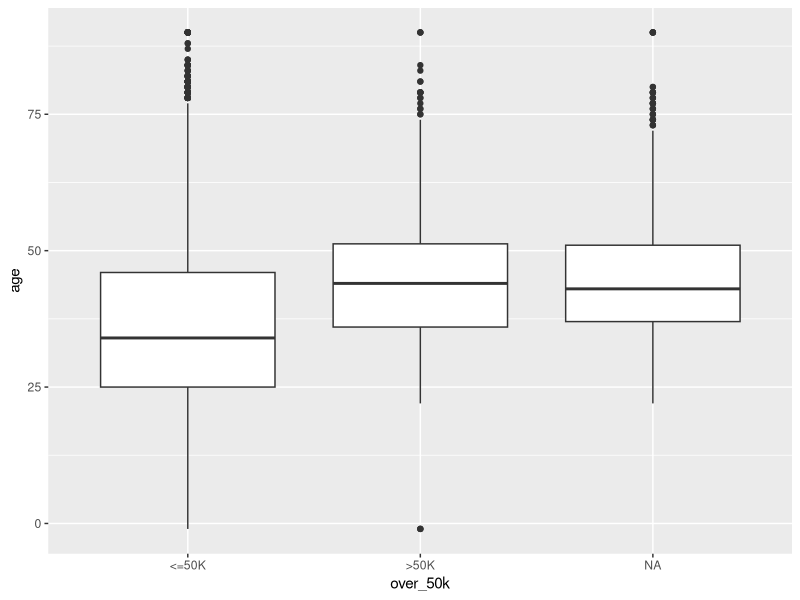
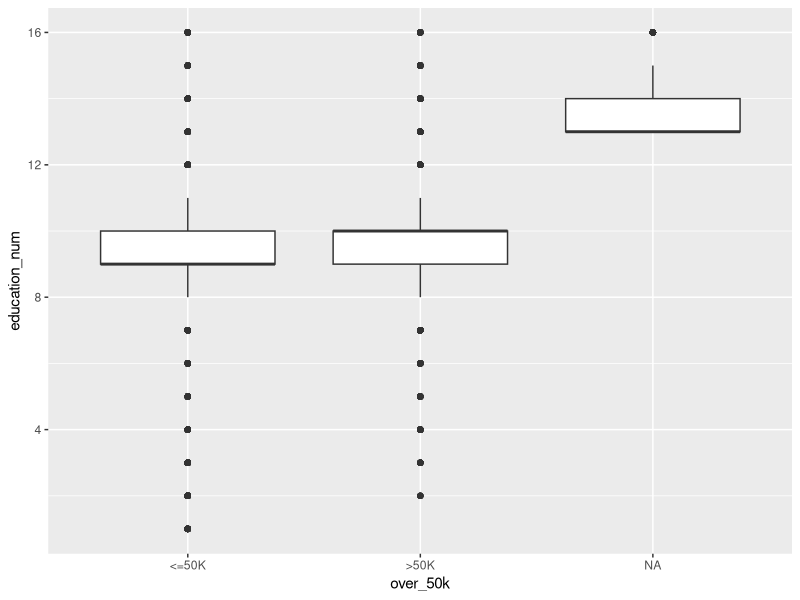
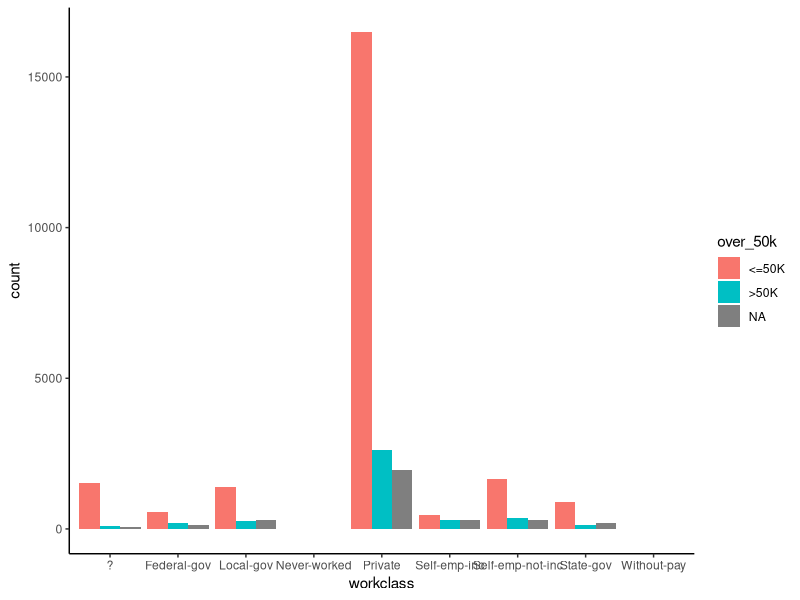
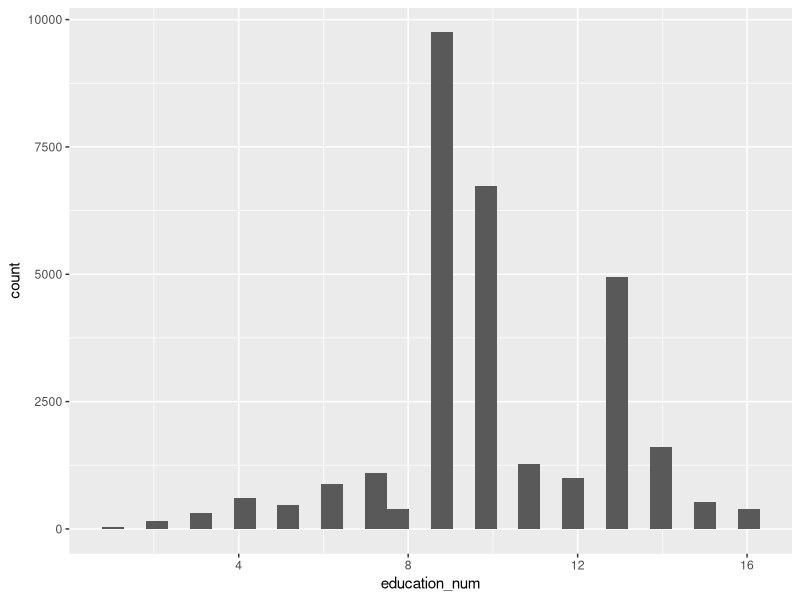
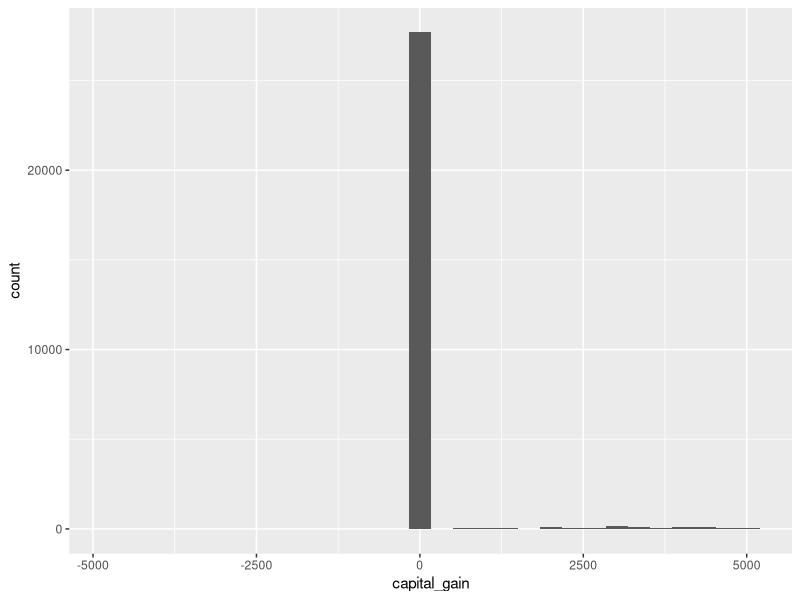
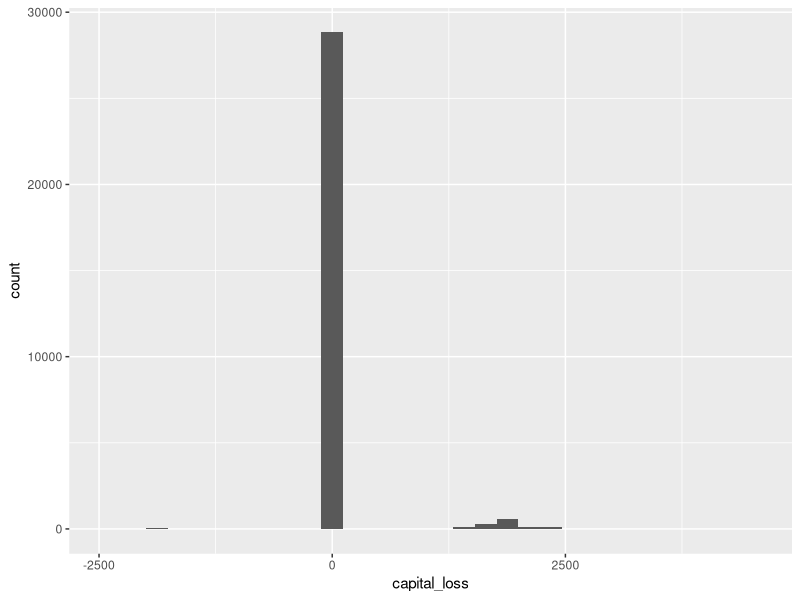
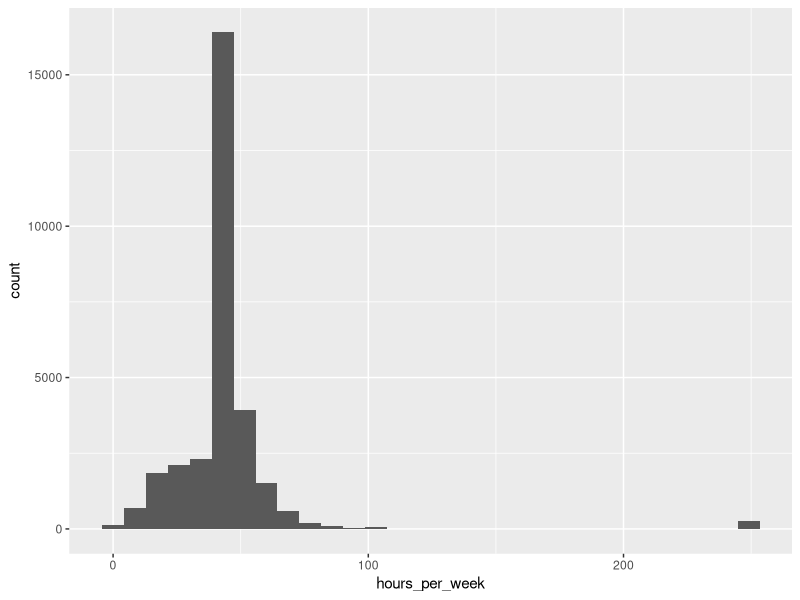
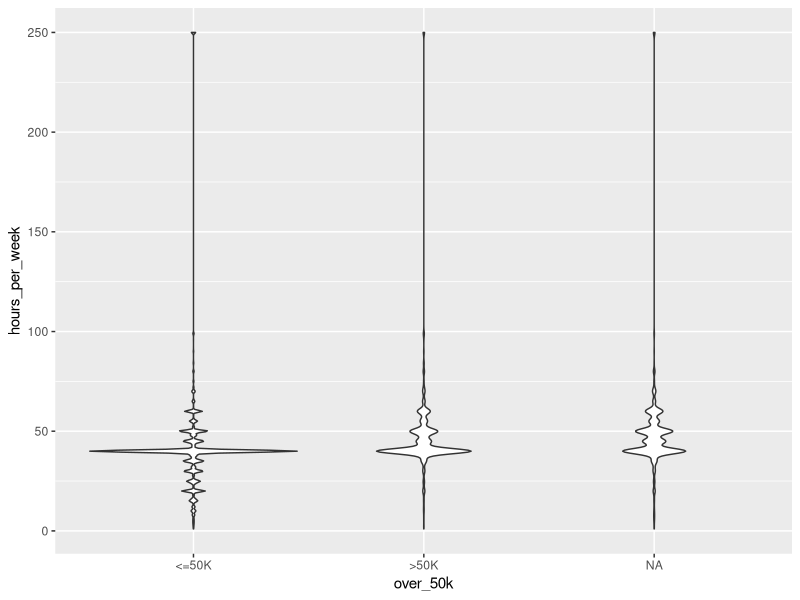

The R script that drew these images, in order:
rm(list = ls())
graphics.off()


library(tidyverse)

df <- read_csv("./data/upwork_data_0.csv")

glimpse(df)

df %>% 
  ggplot(aes(x = over_50k, y = age)) +
  geom_boxplot()



df %>% 
  ggplot(aes(x = over_50k, y = education_num)) +
  geom_boxplot()





df %>% 
  ggplot(aes(fill = over_50k, x = workclass)) +
  geom_bar(position = "dodge")+
  # or:
  # geom_bar(position = position_fill(), stat = "identity") 
  #scale_y_continuous(labels = scales::percent_format()) +
  theme_classic()


df %>% 
  ggplot(aes(x = education_num)) +
  geom_histogram()

df %>% 
  filter(abs(capital_gain) < 5000) %>% 
  ggplot(aes(x = capital_gain)) +
  geom_histogram()


df %>% 
  filter(abs(capital_loss) < 5000) %>% 
  ggplot(aes(x = capital_loss)) +
  geom_histogram()


summary(df)



df %>% 
  select_if(is.character) %>% 
  lapply(X = ., FUN = function(x) table(x))


df %>% 
  select_if(is.numeric) %>% 
  lapply(X = ., FUN = function(x) sum(is.na(x)))



df %>% 
  ggplot(aes(x = hours_per_week)) +
  geom_histogram()


df %>% 
  ggplot(aes(x = over_50k, y = hours_per_week)) +
  geom_violin()


